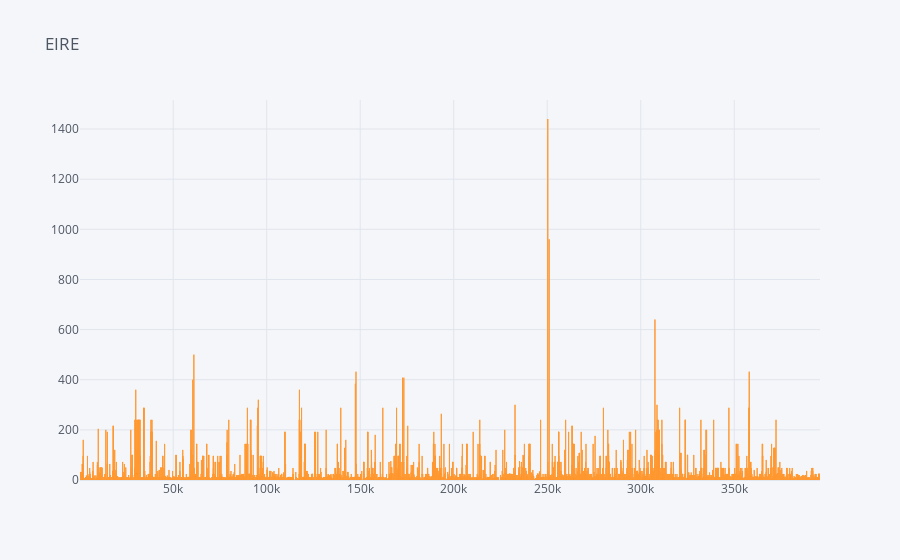
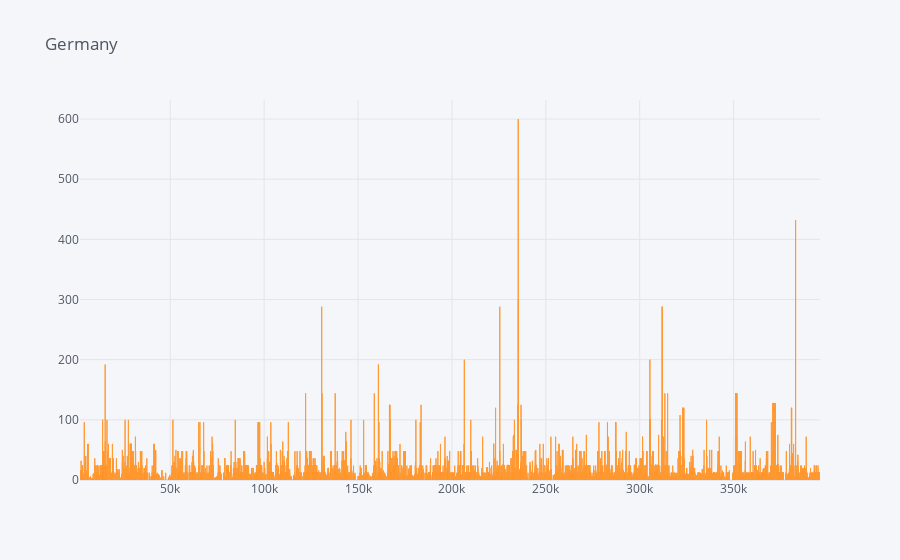
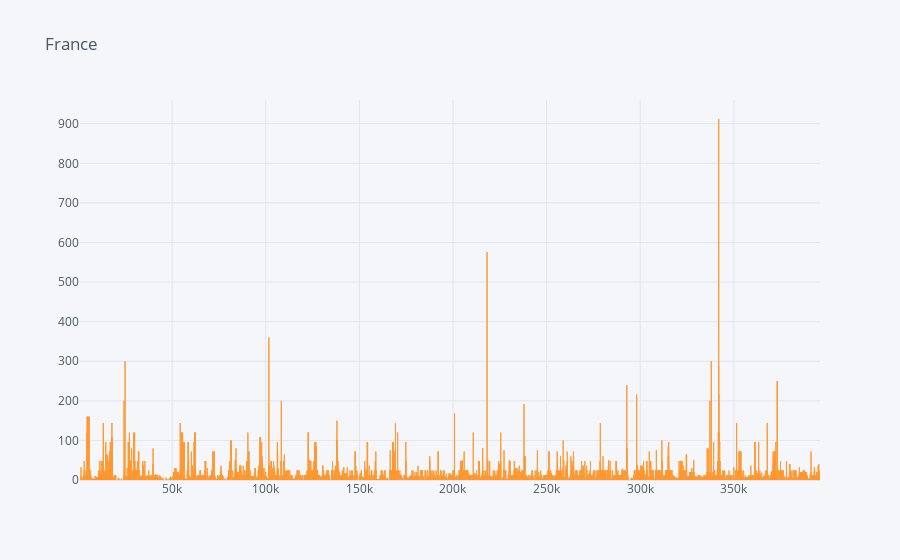
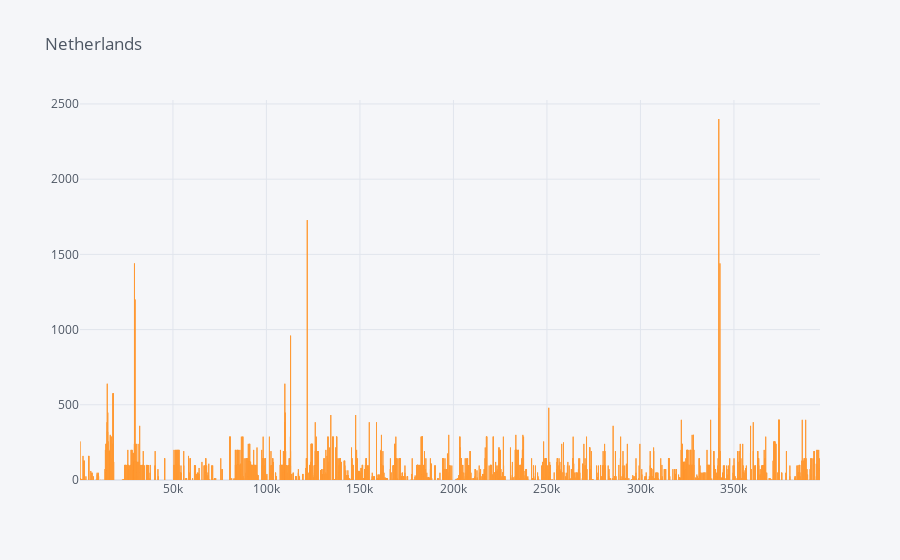

Notebook code cell kept with these figures, in order:
### Code cell
data =df.loc[df['Country']=='EIRE']
data= data[['Quantity']]
data.iplot(kind='bar',title='EIRE')

data =df.loc[df['Country']=='Germany']
data= data[['Quantity']]
data.iplot(kind='bar',title='Germany')

data =df.loc[df['Country']=='France']
data= data[['Quantity']]
data.iplot(kind='bar',title='France')
data =df.loc[df['Country']=='Netherlands']
data= data[['Quantity']]
data.iplot(kind='bar',title='Netherlands')

### Figure 1 — Plotly figure (JSON) as saved in the notebook; plotly's stock layout.template omitted (floating-point values rounded to 4 significant figures; data arrays with more than 128 entries replaced by an {"elided": "..."} marker saying what was removed)
{"data": [{"marker": {"color": "rgba(255, 153, 51, 0.6)", "line": {"color": "rgba(255, 153, 51, 1.0)", "width": 1}}, "name": "Quantity", "orientation": "v", "text": "", "type": "bar", "x": {"elided": "7136 int values"}, "y": {"elided": "7136 int values"}}], "layout": {"legend": {"bgcolor": "#F5F6F9", "font": {"color": "#4D5663"}}, "paper_bgcolor": "#F5F6F9", "plot_bgcolor": "#F5F6F9", "title": {"font": {"color": "#4D5663"}, "text": "EIRE"}, "xaxis": {"gridcolor": "#E1E5ED", "showgrid": true, "tickfont": {"color": "#4D5663"}, "title": {"font": {"color": "#4D5663"}, "text": ""}, "zerolinecolor": "#E1E5ED"}, "yaxis": {"gridcolor": "#E1E5ED", "showgrid": true, "tickfont": {"color": "#4D5663"}, "title": {"font": {"color": "#4D5663"}, "text": ""}, "zerolinecolor": "#E1E5ED"}}}

### Figure 2 — Plotly figure (JSON) as saved in the notebook; plotly's stock layout.template omitted (floating-point values rounded to 4 significant figures; data arrays with more than 128 entries replaced by an {"elided": "..."} marker saying what was removed)
{"data": [{"marker": {"color": "rgba(255, 153, 51, 0.6)", "line": {"color": "rgba(255, 153, 51, 1.0)", "width": 1}}, "name": "Quantity", "orientation": "v", "text": "", "type": "bar", "x": {"elided": "8658 int values"}, "y": {"elided": "8658 int values"}}], "layout": {"legend": {"bgcolor": "#F5F6F9", "font": {"color": "#4D5663"}}, "paper_bgcolor": "#F5F6F9", "plot_bgcolor": "#F5F6F9", "title": {"font": {"color": "#4D5663"}, "text": "Germany"}, "xaxis": {"gridcolor": "#E1E5ED", "showgrid": true, "tickfont": {"color": "#4D5663"}, "title": {"font": {"color": "#4D5663"}, "text": ""}, "zerolinecolor": "#E1E5ED"}, "yaxis": {"gridcolor": "#E1E5ED", "showgrid": true, "tickfont": {"color": "#4D5663"}, "title": {"font": {"color": "#4D5663"}, "text": ""}, "zerolinecolor": "#E1E5ED"}}}

### Figure 3 — Plotly figure (JSON) as saved in the notebook; plotly's stock layout.template omitted (floating-point values rounded to 4 significant figures; data arrays with more than 128 entries replaced by an {"elided": "..."} marker saying what was removed)
{"data": [{"marker": {"color": "rgba(255, 153, 51, 0.6)", "line": {"color": "rgba(255, 153, 51, 1.0)", "width": 1}}, "name": "Quantity", "orientation": "v", "text": "", "type": "bar", "x": {"elided": "8034 int values"}, "y": {"elided": "8034 int values"}}], "layout": {"legend": {"bgcolor": "#F5F6F9", "font": {"color": "#4D5663"}}, "paper_bgcolor": "#F5F6F9", "plot_bgcolor": "#F5F6F9", "title": {"font": {"color": "#4D5663"}, "text": "France"}, "xaxis": {"gridcolor": "#E1E5ED", "showgrid": true, "tickfont": {"color": "#4D5663"}, "title": {"font": {"color": "#4D5663"}, "text": ""}, "zerolinecolor": "#E1E5ED"}, "yaxis": {"gridcolor": "#E1E5ED", "showgrid": true, "tickfont": {"color": "#4D5663"}, "title": {"font": {"color": "#4D5663"}, "text": ""}, "zerolinecolor": "#E1E5ED"}}}

### Figure 4 — Plotly figure (JSON) as saved in the notebook; plotly's stock layout.template omitted (floating-point values rounded to 4 significant figures; data arrays with more than 128 entries replaced by an {"elided": "..."} marker saying what was removed)
{"data": [{"marker": {"color": "rgba(255, 153, 51, 0.6)", "line": {"color": "rgba(255, 153, 51, 1.0)", "width": 1}}, "name": "Quantity", "orientation": "v", "text": "", "type": "bar", "x": {"elided": "2322 int values"}, "y": {"elided": "2322 int values"}}], "layout": {"legend": {"bgcolor": "#F5F6F9", "font": {"color": "#4D5663"}}, "paper_bgcolor": "#F5F6F9", "plot_bgcolor": "#F5F6F9", "title": {"font": {"color": "#4D5663"}, "text": "Netherlands"}, "xaxis": {"gridcolor": "#E1E5ED", "showgrid": true, "tickfont": {"color": "#4D5663"}, "title": {"font": {"color": "#4D5663"}, "text": ""}, "zerolinecolor": "#E1E5ED"}, "yaxis": {"gridcolor": "#E1E5ED", "showgrid": true, "tickfont": {"color": "#4D5663"}, "title": {"font": {"color": "#4D5663"}, "text": ""}, "zerolinecolor": "#E1E5ED"}}}
